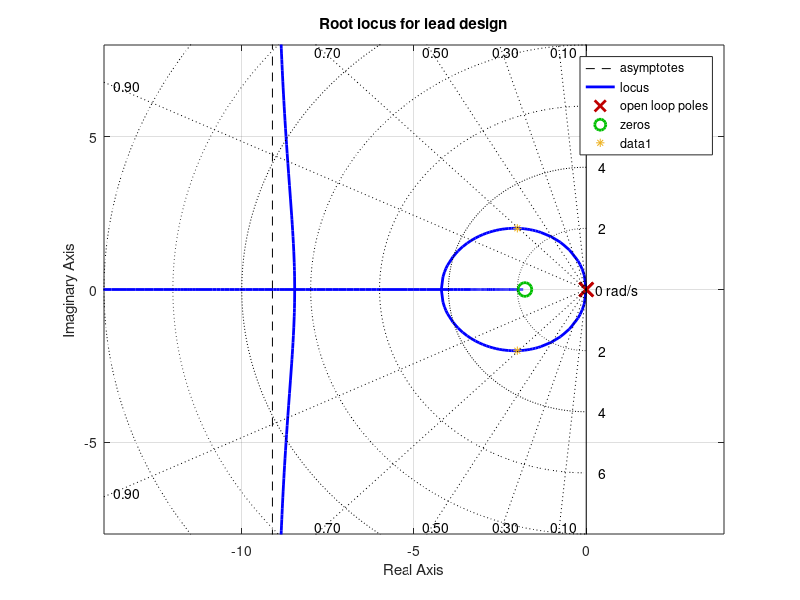

MATLAB code for this plot:
% Fig. 5.24  Feedback Control of Dynamic Systems, 8e 
%             Franklin, Powell, Emami
% script for Figure 5.24, Lead design.

clf; 
s=tf('s');
sys=(s+1.78)/((s^2)*(s+20));
rlocus(sys)
axis([-14 4 -8 8])
title('Root locus for lead design')
hold on
r=roots([1 20 72 72*1.78]);  % s(s+1)(s+10)+70(s+2)
plot(r,'*')
z=0.1:.2:.9;
wn=2:2:15;
sgrid(z, wn)
% hold off

%set(gco,'LineWidth',4)